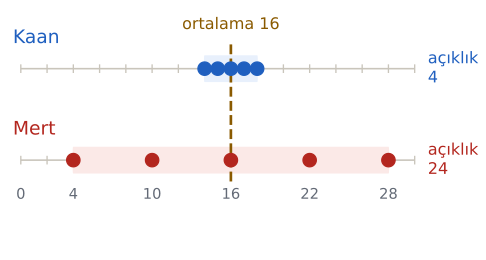

The Python source for this figure:
import sys; sys.path.insert(0, "tools")
from cizim import *

# İki oyuncunun 5 maçtaki sayıları: ortalamalar aynı (16), yayılım farklı.
KAAN = [14, 15, 16, 17, 18]
MERT = [4, 10, 16, 22, 28]
fig, ax = sekil(6, 3.3)
ax.set_xlim(-1, 33); ax.set_ylim(-0.9, 3.1); ax.axis("off")
for y, ad, veri, renk, acik in ((2.1, "Kaan", KAAN, MAVI, MAVI_ACIK), (0.6, "Mert", MERT, KIRMIZI, KIRMIZI_ACIK)):
    ax.hlines(y, 0, 30, color=CIZGI, lw=1.2)
    for t in range(0, 31, 2):
        ax.plot([t, t], [y - 0.06, y + 0.06], color=CIZGI, lw=1)
    ax.add_patch(patches.FancyBboxPatch((min(veri), y - 0.17), max(veri) - min(veri), 0.34,
                 boxstyle="round,pad=0.05", facecolor=acik, edgecolor="none", zorder=2))
    ax.plot(veri, [y] * len(veri), "o", color=renk, markersize=10, zorder=4)
    ax.text(-0.6, y + 0.42, ad, fontsize=14, color=renk, ha="left")
    ax.text(31, y, f"açıklık\n{max(veri) - min(veri)}", fontsize=12, color=renk, va="center", ha="left")
ax.vlines(16, 0.25, 2.55, color=SARI, lw=2, ls="--", zorder=3)
ax.text(16, 2.75, "ortalama 16", ha="center", color=SARI, fontsize=12)
for t in (0, 4, 10, 16, 22, 28):
    ax.text(t, 0.15, str(t), ha="center", va="top", color=SOLUK, fontsize=11)
kaydet(fig, __file__)
